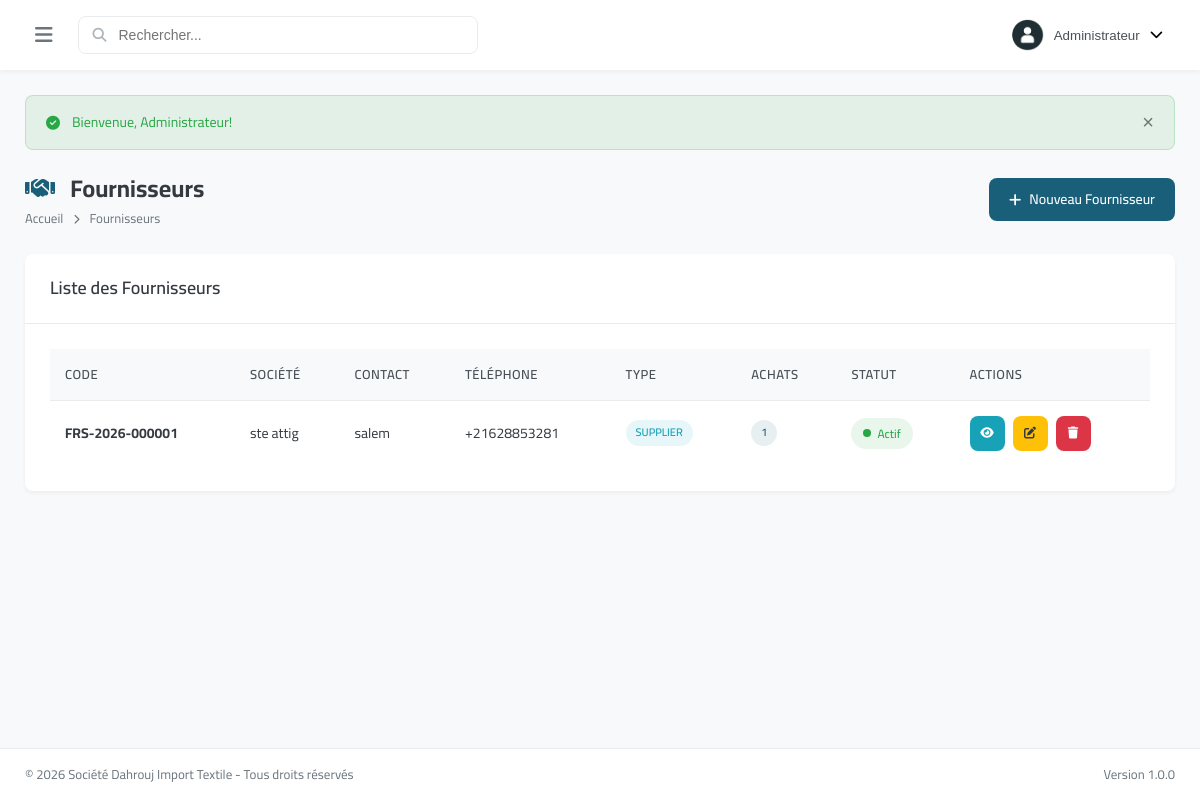
The app's page /modules/partners/index.php (signed in) with its own data.
### tables this page shows
CREATE TABLE `partners` (
  `id` int(11) NOT NULL,
  `code` varchar(50) NOT NULL,
  `company_name` varchar(200) NOT NULL,
  `contact_name` varchar(100) DEFAULT NULL,
  `email` varchar(100) DEFAULT NULL,
  `phone` varchar(20) DEFAULT NULL,
  `phone2` varchar(20) DEFAULT NULL,
  `address` text DEFAULT NULL,
  `city` varchar(50) DEFAULT NULL,
  `country` varchar(50) DEFAULT 'Tunisia',
  `tax_number` varchar(50) DEFAULT NULL,
  `registration_number` varchar(50) DEFAULT NULL,
  `partner_type` enum('supplier','transporter','other') DEFAULT 'supplier',
  `balance` decimal(15,3) DEFAULT 0.000,
  `status` enum('active','inactive') DEFAULT 'active',
  `notes` text DEFAULT NULL,
  `created_at` datetime DEFAULT current_timestamp(),
  `updated_at` datetime DEFAULT current_timestamp() ON UPDATE current_timestamp()
);

### includes/config.php (called while the page is built, shortened)
<?php
function isLoggedIn() {
    return isset($_SESSION['user_id']) && !empty($_SESSION['user_id']);
}
function isManager() {
    return isLoggedIn() && ($_SESSION['user_role'] === 'admin' || $_SESSION['user_role'] === 'manager');
}
?>

### modules/partners/index.php (the view, shortened to what this page needs)
<?php
require_once '../../includes/config.php';
$db = getDB();
$partners = $db->query("SELECT p.*,
    (SELECT COUNT(*) FROM purchases WHERE partner_id = p.id) as purchase_count,
    (SELECT COALESCE(SUM(total), 0) FROM purchases WHERE partner_id = p.id AND status != 'cancelled') as total_purchases
    FROM partners p
    ORDER BY p.company_name ASC")->fetchAll();
require_once '../../includes/header.php';
?>
<div class="page-header">
    <div>
        <h1 class="page-title"><i class="fas fa-handshake"></i> Fournisseurs</h1>
        <nav class="breadcrumb">
            <a href="../../index.php">Accueil</a>
            <i class="fas fa-chevron-right"></i>
            <span>Fournisseurs</span>
        </nav>
    </div>
    <a href="create.php" class="btn btn-primary"><i class="fas fa-plus"></i> Nouveau Fournisseur</a>
</div>
<div class="card">
    <div class="card-header">
        <h3 class="card-title">Liste des Fournisseurs</h3>
    </div>
    <div class="card-body">
        <div class="table-responsive">
            <table class="data-table">
                <thead>
                    <tr>
                        <th>Code</th>
                        <th>Société</th>
                        <th>Contact</th>
                        <th>Téléphone</th>
                        <th>Type</th>
                        <th>Achats</th>
                        <th>Statut</th>
                        <th>Actions</th>
                    </tr>
                </thead>
                <tbody>
                    <?php foreach ($partners as $partner): ?>
                    <tr>
                        <td><strong><?php echo $partner['code']; ?></strong></td>
                        <td><?php echo $partner['company_name']; ?></td>
                        <td><?php echo $partner['contact_name'] ?: '-'; ?></td>
                        <td><?php echo $partner['phone']; ?></td>
                        <td><span class="badge badge-info"><?php echo ucfirst($partner['partner_type']); ?></span></td>
                        <td><span class="badge badge-primary"><?php echo $partner['purchase_count']; ?></span></td>
                        <td><span class="status status-<?php echo $partner['status']; ?>"><?php echo $partner['status'] === 'active' ? 'Actif' : 'Inactif'; ?></span></td>
                        <td class="actions">
                            <a href="view.php?id=<?php echo $partner['id']; ?>" class="btn btn-sm btn-info btn-icon"><i class="fas fa-eye"></i></a>
                            <?php if (isManager()): ?>
                            <a href="edit.php?id=<?php echo $partner['id']; ?>" class="btn btn-sm btn-warning btn-icon"><i class="fas fa-edit"></i></a>
                            <a href="?delete=<?php echo $partner['id']; ?>" class="btn btn-sm btn-danger btn-icon" data-confirm="Supprimer ce fournisseur?"><i class="fas fa-trash"></i></a>
                            <?php endif; ?>
                        </td>
                    </tr>
                    <?php endforeach; ?>
                </tbody>
            </table>
        </div>
    </div>
</div>
<?php require_once '../../includes/footer.php'; ?>

### assets/css/style.css (style rules this page uses)
:root { --primary-color: #1a5f7a; --primary-dark: #134b61; --primary-light: #2d8faf; --secondary-color: #c84b31; --secondary-dark: #a33d27; --success-color: #28a745; --warning-color: #ffc107; --danger-color: #dc3545; --info-color: #17a2b8; --light-color: #f8f9fa; --dark-color: #343a40; --gray-100: #f8f9fa; --gray-200: #e9ecef; --gray-300: #dee2e6; --gray-400: #ced4da; --gray-500: #adb5bd; --gray-600: #6c757d; --gray-700: #495057; --gray-800: #343a40; --gray-900: #212529; --sidebar-width: 280px; --sidebar-collapsed: 70px; --header-height: 70px; --footer-height: 50px; --border-radius: 8px; --border-radius-lg: 12px; --border-radius-sm: 4px; --shadow-sm: 0 2px 4px rgba(0,0,0,0.05); --shadow: 0 4px 6px rgba(0,0,0,0.1); --shadow-lg: 0 10px 25px rgba(0,0,0,0.15); --transition: all 0.3s ease; }
* { margin: 0; padding: 0; box-sizing: border-box; }
body { font-family: 'Cairo', -apple-system, BlinkMacSystemFont, 'Segoe UI', Roboto, sans-serif; font-size: 14px; line-height: 1.6; color: var(--gray-800); background-color: var(--gray-100); direction: ltr; }
a { text-decoration: none; color: inherit; transition: var(--transition); }
.page-header { display: flex; justify-content: space-between; align-items: center; margin-bottom: 25px; flex-wrap: wrap; gap: 15px; }
.page-title { font-size: 24px; font-weight: 700; color: var(--gray-800); }
.page-title i { color: var(--primary-color); margin-right: 10px; }
.breadcrumb { display: flex; align-items: center; gap: 10px; font-size: 13px; color: var(--gray-600); }
.breadcrumb i { font-size: 10px; }
.card { background: white; border-radius: var(--border-radius); box-shadow: var(--shadow-sm); margin-bottom: 25px; }
.card-header { padding: 20px 25px; border-bottom: 1px solid var(--gray-200); display: flex; justify-content: space-between; align-items: center; flex-wrap: wrap; gap: 15px; }
.card-title { font-size: 18px; font-weight: 600; color: var(--gray-800); }
.card-body { padding: 25px; }
.table-responsive { overflow-x: auto; }
.data-table { width: 100%; border-collapse: collapse; }
.data-table th, .data-table td { padding: 15px; text-align: left; border-bottom: 1px solid var(--gray-200); }
.data-table th { background: var(--gray-100); font-weight: 600; color: var(--gray-700); font-size: 13px; text-transform: uppercase; letter-spacing: 0.5px; }
.data-table tbody tr:last-child td { border-bottom: none; }
.data-table .actions { display: flex; gap: 8px; }
.btn { display: inline-flex; align-items: center; justify-content: center; gap: 8px; padding: 10px 20px; font-size: 14px; font-weight: 500; border-radius: var(--border-radius); border: none; cursor: pointer; transition: var(--transition); }
.btn-primary { background: var(--primary-color); color: white; }
.btn-danger { background: var(--danger-color); color: white; }
.btn-warning { background: var(--warning-color); color: var(--gray-800); }
.btn-info { background: var(--info-color); color: white; }
.btn-sm { padding: 6px 12px; font-size: 12px; }
.btn-icon { width: 35px; height: 35px; padding: 0; border-radius: var(--border-radius); }
.badge { display: inline-block; padding: 4px 10px; font-size: 11px; font-weight: 600; border-radius: 20px; text-transform: uppercase; }
.badge-info { background: rgba(23, 162, 184, 0.1); color: var(--info-color); }
.badge-primary { background: rgba(26, 95, 122, 0.1); color: var(--primary-color); }
.status { display: inline-flex; align-items: center; gap: 6px; padding: 6px 12px; border-radius: 20px; font-size: 12px; font-weight: 500; }
.status::before { content: ''; width: 8px; height: 8px; border-radius: 50%; }
.status-confirmed, .status-active, .status-paid { background: rgba(40, 167, 69, 0.1); color: var(--success-color); }
.status-confirmed::before, .status-active::before, .status-paid::before { background: var(--success-color); }

### records on screen
partners: code "FRS-2026-000001", company_name "ste attig", contact_name "salem", phone "+21628853281", partner_type "SUPPLIER", purchase_count "1", status "Actif"

### other values on screen
$_SESSION['user_name'] "Administrateur"
$flash['message'] "Bienvenue, Administrateur!"
APP_NAME "Société Dahrouj Import Textile"
APP_VERSION "1.0.0"
